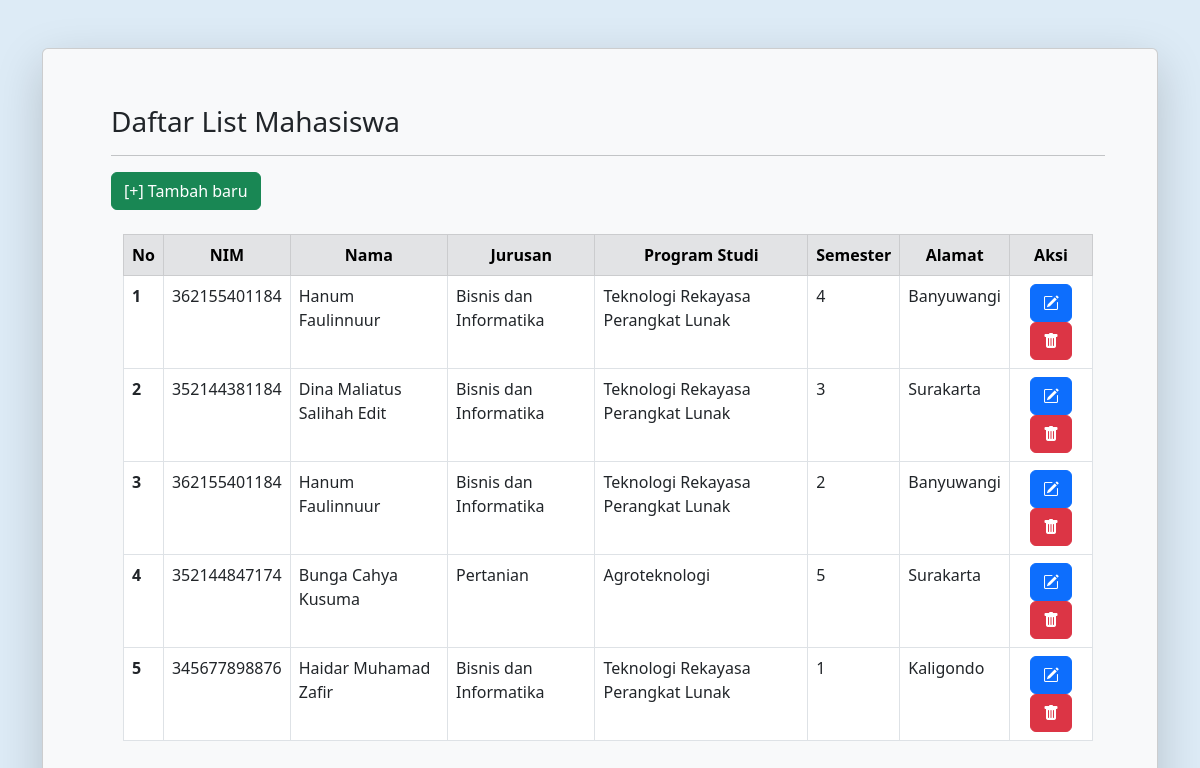
The app's page /home.php with its own data.
### tables this page shows
CREATE TABLE `mahasiswa` (
  `id` int(11) NOT NULL,
  `nim` char(12) NOT NULL,
  `nama` varchar(100) NOT NULL,
  `jurusan` varchar(50) NOT NULL,
  `prodi` varchar(50) NOT NULL,
  `semester` int(2) NOT NULL,
  `alamat` text NOT NULL
);

### home.php (the view, shortened to what this page needs)
<?php
include_once ("db/koneksi.php");
$result = mysqli_query ($mysqli, 'SELECT * FROM mahasiswa');
$no =1;
?>
<!DOCTYPE html>
<html lang="en">
<head>
    <link rel="stylesheet" href="bootstrap/css/bootstrap.min.css">
    <link rel="stylesheet" href="https://cdn.jsdelivr.net/npm/bootstrap-icons@1.10.5/font/bootstrap-icons.css">
    <link rel="stylesheet" href="style.css">
</head>
<body>
<div class="container mt-5">
<div class="card p-5 shadow-lg p-3 mb-4 bg-body-tertiary rounded">
    <div class="container m-2">
        <h3>Daftar List Mahasiswa</h3><hr>
        <a class="btn btn btn-success " href="tambah.php" role="button">[+] Tambah baru</a><br><br>
        <div class="container">
            <table class="table  table-bordered">
                <thead class="table-secondary text-center">
                    <tr>
                        <th scope="col">No</th>
                        <th scope="col">NIM</th>
                        <th scope="col">Nama</th>
                        <th scope="col">Jurusan</th>
                        <th scope="col">Program Studi</th>
                        <th scope="col">Semester</th>
                        <th scope="col">Alamat</th>
                        <th scope="col">Aksi</th>
                    </tr>
                </thead>
                <tbody>
                    <?php
                    while ($data = mysqli_fetch_array($result)){
                    ?>
                    <tr>
                        <th scope="row">
                            <?php echo $no; ?>
                        </th>
                        <td>
                            <?php echo $data['nim']; ?>
                        </td>
                        <td>
                            <?php echo $data['nama']; ?>
                        </td>
                        <td>
                            <?php echo $data['jurusan']; ?>
                        </td>
                        <td>
                            <?php echo $data['prodi']; ?>
                        </td>
                        <td>
                            <?php echo $data['semester']; ?>
                        </td>
                        <td>
                            <?php echo $data['alamat']; ?>
                        </td>
                        <td>
                            <center>
                                <a class="btn btn-primary" href="edit.php?id=<?php echo $data['id']; ?>"><i class="bi bi-pencil-square"></i></a>
                                <a class="btn btn-danger" href="hapus.php?id=<?php echo $data['id']; ?>"><i class="bi bi-trash-fill"></i></a>
                        </td>
                    </tr>
                </tbody>
                <?php
                $no++;
                    }
                    ?>
            </table>
        </div>
    </div>
</div>
</div>
</body>
</html>

### style.css (style rules this page uses)
body { background-color: #ddebf6; }

### records on screen
mahasiswa: nim "362155401184", nama "Hanum Faulinnuur", jurusan "Bisnis dan Informatika", prodi "Teknologi Rekayasa Perangkat Lunak", semester "4", alamat "Banyuwangi"
mahasiswa: nim "352144381184", nama "Dina Maliatus Salihah Edit", jurusan "Bisnis dan Informatika", prodi "Teknologi Rekayasa Perangkat Lunak", semester "3", alamat "Surakarta"
mahasiswa: nim "362155401184", nama "Hanum Faulinnuur", jurusan "Bisnis dan Informatika", prodi "Teknologi Rekayasa Perangkat Lunak", semester "2", alamat "Banyuwangi"
mahasiswa: nim "352144847174", nama "Bunga Cahya Kusuma", jurusan "Pertanian", prodi "Agroteknologi", semester "5", alamat "Surakarta"
mahasiswa: nim "345677898876", nama "Haidar Muhamad Zafir", jurusan "Bisnis dan Informatika", prodi "Teknologi Rekayasa Perangkat Lunak", semester "1", alamat "Kaligondo"
